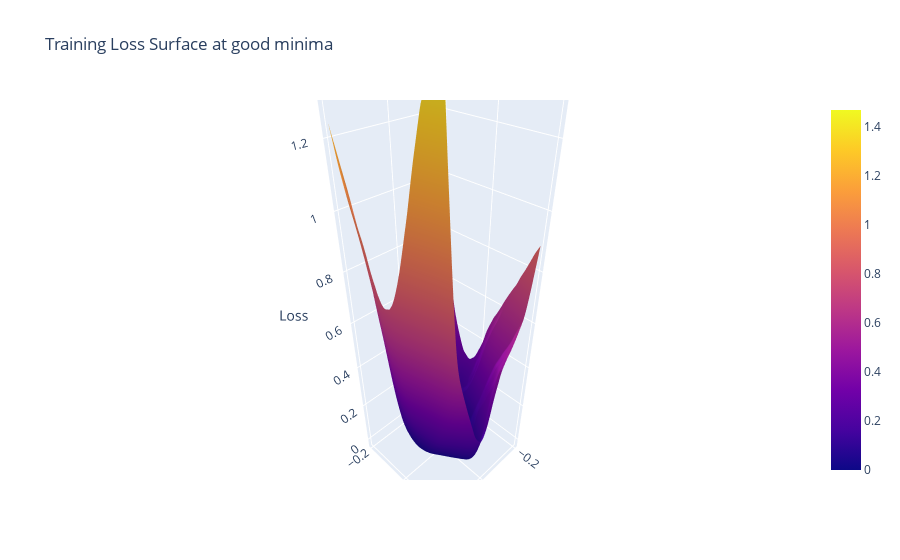
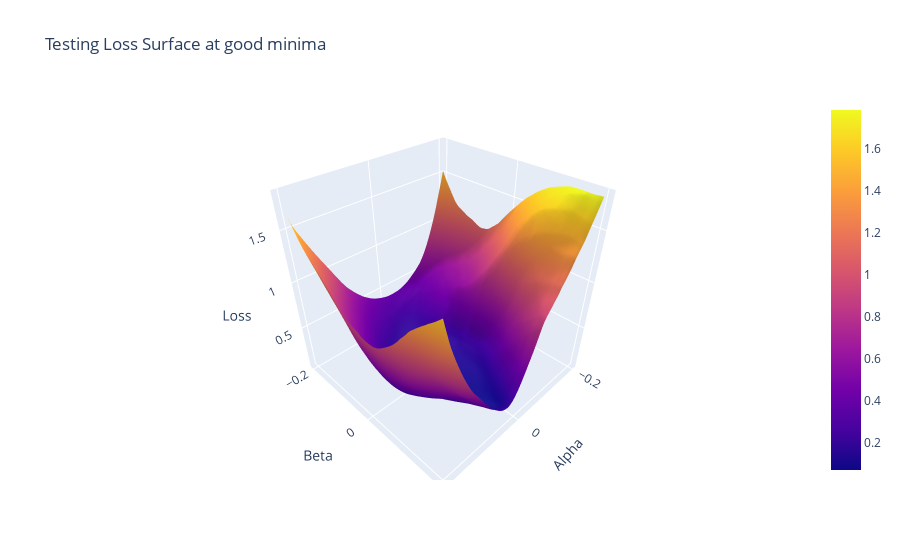

Notebook cell for these charts, in order:
### Code cell
plot_loss_surface_3d(alphas, betas, train_loss_surface_good, np.array(trajectory_good), 'Training Loss Surface at good minima')
plot_loss_surface_3d(alphas, betas, test_loss_surface_good, np.array(trajectory_good), 'Testing Loss Surface at good minima')
